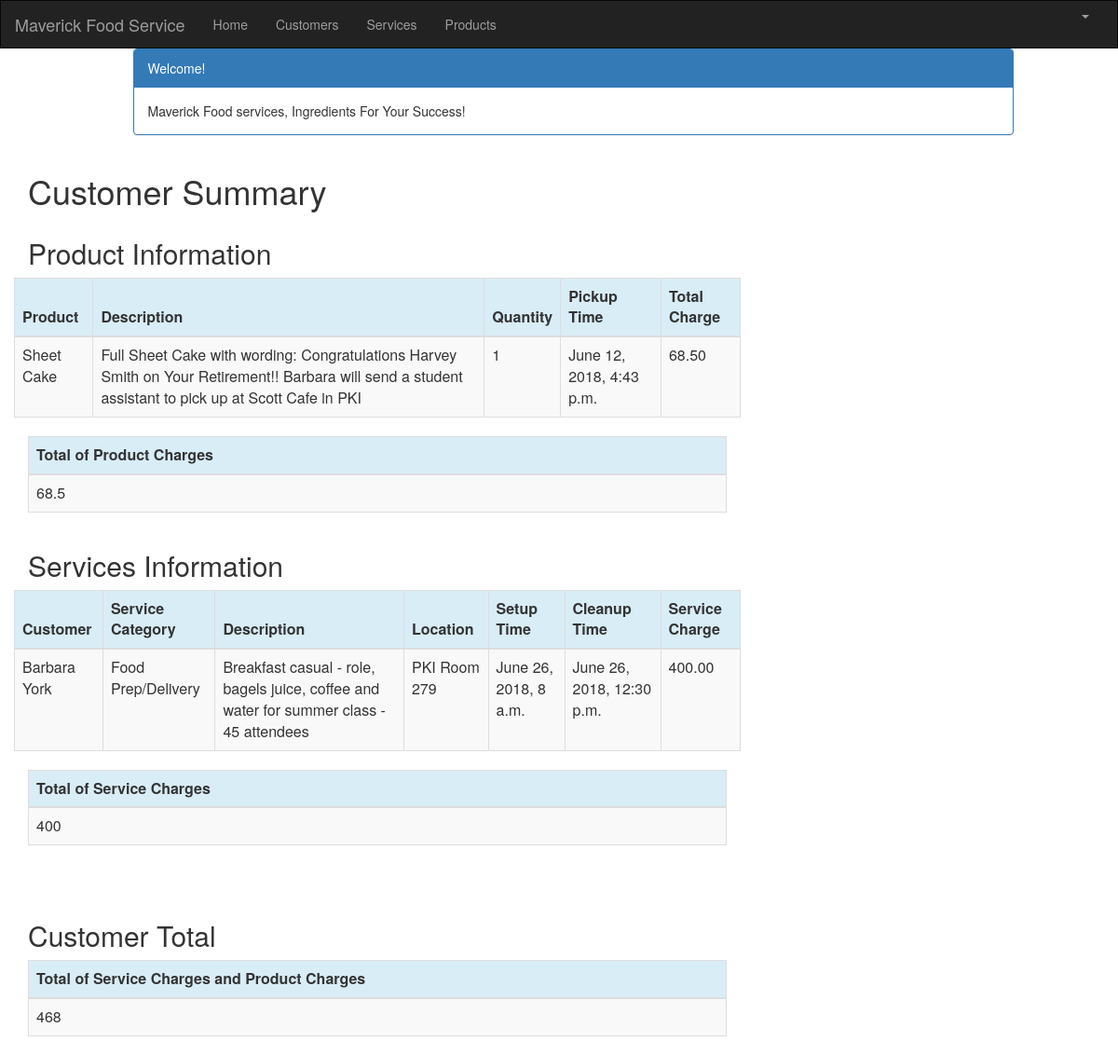
The page /customer/1/summary/ (signed in) on the database its author committed.
### crm/models.py (models this page shows, shortened)
class Product(models.Model):
    cust_name = models.ForeignKey(Customer, on_delete=models.CASCADE, related_name='products')
    product = models.CharField(max_length=100)
    p_description = models.TextField()
    quantity = models.IntegerField()
    pickup_time = models.DateTimeField(
        default=timezone.now)
    charge = models.DecimalField(max_digits=10, decimal_places=2)
    created_date = models.DateTimeField(
        default=timezone.now)
    updated_date = models.DateTimeField(auto_now_add=True)

class Service(models.Model):
    cust_name = models.ForeignKey(Customer, on_delete=models.CASCADE, related_name='services')
    service_category = models.CharField(max_length=100)
    description = models.TextField()
    location = models.CharField(max_length=200)
    setup_time = models.DateTimeField(
        default=timezone.now)
    cleanup_time = models.DateTimeField(
        default=timezone.now)
    service_charge = models.DecimalField(max_digits=10, decimal_places=2)
    created_date = models.DateTimeField(
        default=timezone.now)
    updated_date = models.DateTimeField(auto_now_add=True)

class Customer(models.Model):
    cust_name = models.CharField(max_length=50)
    organization = models.CharField(max_length=100, blank=True)
    role = models.CharField(max_length=100)
    email = models.EmailField(max_length=100)
    bldgroom = models.CharField(max_length=100)
    address = models.CharField(max_length=200)
    account_number = models.IntegerField(blank=False, null=False)
    city = models.CharField(max_length=50)
    state = models.CharField(max_length=50)
    zipcode = models.CharField(max_length=10)
    phone_number = models.CharField(max_length=50)
    created_date = models.DateTimeField(
        default=timezone.now)
    updated_date = models.DateTimeField(auto_now_add=True)
    def __str__(self):
        return str(self.cust_name)

### crm/views.py (the view)
# urls.py: path('customer/<int:pk>/summary/', views.summary, name='summary'),
@login_required
def summary(request, pk):
    customer = get_object_or_404(Customer, pk=pk)
    customers = Customer.objects.filter(created_date__lte=timezone.now())
    services = Service.objects.filter(cust_name=pk)
    products = Product.objects.filter(cust_name=pk)
    sum_service_charge = Service.objects.filter(cust_name=pk).aggregate(Sum('service_charge'))
    sum_product_charge = Product.objects.filter(cust_name=pk).aggregate(Sum('charge'))
    return render(request, 'crm/summary.html', {'customers': customers,
                                                    'products': products,
                                                    'services': services,
                                                    'sum_service_charge': sum_service_charge,
                                                    'sum_product_charge': sum_product_charge,})

### crm/templates/crm/summary.html
{% extends 'crm/base.html' %}
{% block content %}
{% load mathfilters %}
{% load humanize %}
<div class="container">
    <div class="row">
        <div class="col-md-10 col-md-offset-1">
            <div class="panel panel-primary">
                <div class="panel-heading">Welcome!</div>
                <div class="panel-body">
                    Maverick Food services, Ingredients For Your Success!
                </div>
            </div>
        </div>
    </div>
</div>
<div class="row">
    <h1 style="padding-left: 15Px">Customer Summary</h1>
</div>
<div class="row">
    <h2 style="padding-left: 15Px">Product Information</h2>
</div>
<div class="row">
    <table class="table table-striped table-bordered table-hover">
        <thead>
        <tr class="bg-info">
            <th>Product</th>
            <th>Description</th>
            <th>Quantity</th>
            <th>Pickup Time</th>
            <th>Total Charge</th>
        </tr>
        </thead>
        <tbody>
        {% for product in products %}
            <tr>
                <td>{{ product.product }}</td>
                <td>{{ product.p_description }}</td>
                <td>{{ product.quantity|intcomma }}</td>
                <td>{{ product.pickup_time }}</td>
                <td>{{ product.charge|intcomma }}</td>
            </tr>
        {% endfor %}
        </tbody>
    </table>
</div>
<table class="table table-striped table-bordered table-hover">
    <thead>
        <tr class="bg-info">
            <th>Total of Product Charges</th>
        </tr>
    </thead>
    <tbody>
        <tr>
            <td>{{ sum_product_charge.charge__sum|intcomma }}</td>
        </tr>
    </tbody>
</table>
<div class="row">
    <h2 style="padding-left: 15Px">Services Information</h2>
</div>
<div class="row">
    <table class="table table-striped table-bordered table-hover">
        <thead>
        <tr class="bg-info">
            <th>Customer</th>
            <th>Service Category</th>
            <th>Description</th>
            <th>Location</th>
            <th>Setup Time</th>
            <th>Cleanup Time</th>
            <th>Service Charge</th>
        </tr>
        </thead>
        <tbody>
        {% for service in services %}
            <tr>
                <td>{{ service.cust_name }}</td>
                <td>{{ service.service_category }}</td>
                <td>{{ service.description }}</td>
                <td>{{ service.location }}</td>
                <td>{{ service.setup_time }}</td>
                <td>{{ service.cleanup_time }}</td>
                <td>{{ service.service_charge|intcomma }}</td>
            </tr>
        {% endfor %}
        </tbody>
    </table>
</div>
<table class="table table-striped table-bordered table-hover">
    <thead>
        <tr class="bg-info">
            <th>Total of Service Charges</th>
        </tr>
    </thead>
    <tbody>
        <tr>
            <td>{{ sum_service_charge.service_charge__sum|intcomma }}</td>
        </tr>
    </tbody>
</table>
<br>
<br>
<div class="row">
    <h2 style="padding-left: 15Px">Customer Total</h2>
</div>
<table class="table table-striped table-bordered table-hover">
    <thead>
        <tr class="bg-info">
            <th>Total of Service Charges and Product Charges</th>
        </tr>
    </thead>
    <tbody>
        <tr>
            <td>{{ sum_service_charge.service_charge__sum|add:sum_product_charge.charge__sum|intcomma }}</td>
        </tr>
    </tbody>
</table>
{% endblock %}

### rows shown on the page
Product: product "Sheet Cake", p_description "Full Sheet Cake with wording: Congratulations Harvey Smith on Your Retirement!! Barbara will send a student assistant to pick up at Scott Cafe in PKI", quantity "1", pickup_time "June 12, 2018, 4:43 p.m.", charge "68.50"
Service: cust_name "Barbara York", service_category "Food Prep/Delivery", description "Breakfast casual - role, bagels juice, coffee and water for summer class - 45 attendees", location "PKI Room 279", setup_time "June 26, 2018, 8 a.m.", cleanup_time "June 26, 2018, 12:30 p.m.", service_charge "400.00"

### other values the page prints
{{ sum_product_charge.charge__sum|intcomma }} "68.5"
{{ sum_service_charge.service_charge__sum|intcomma }} "400"
